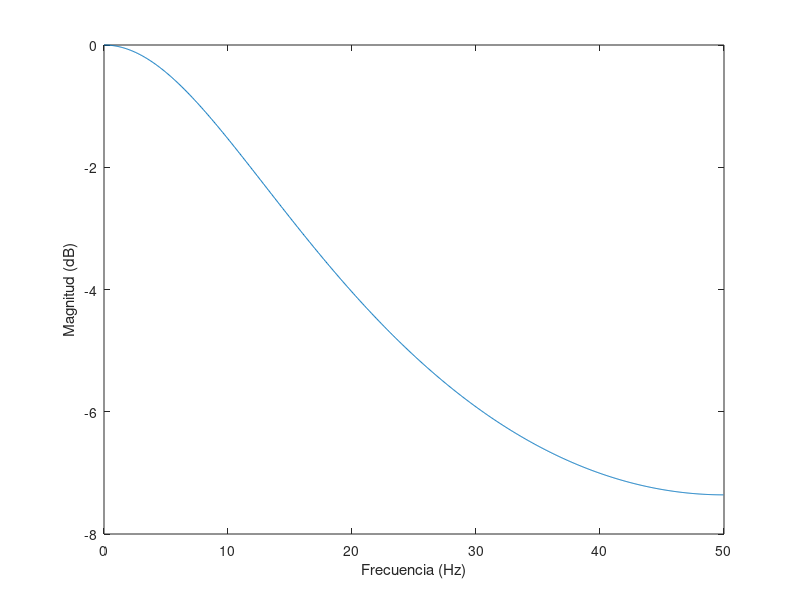

Source code (MATLAB): (Note: this script raises an error after producing the figure.)
		%Acc[0] = LPF_ACC_ALPHA * AccPrev[0] + (1.0f - LPF_ACC_ALPHA) * Acc[0];
alpha = 0.4
b = [1-alpha];
a = [1 -alpha];

[h,f] = freqz(b,a ,1024 , 100);

plot(f, 20*log10(abs(h)))
xlabel('Frecuencia (Hz)')
ylabel('Magnitud (dB)')
%%
syms theta phi psi

Rx = [1         0                0    ;
      0         cos(phi)    -sin(phi) ;
      0         sin(phi)     cos(phi) ];
  
Ry = [cos(theta)    0       sin(theta);
      0             1           0     ;
     -sin(theta)    0       cos(theta)];
  
Rz = [cos(psi)   -sin(psi)      0     ;
      sin(psi)    cos(psi)      0     ;
        0           0           1    ];
 
R = (Rz*Ry*Rx)



%%

function  angles = ImuImplementation(freqInput,AccMatrix,GyroMatrix)
%#codegen
FUSE = imufilter('SampleRate',freqInput, 'OrientationFormat','Rotation matrix');
rotm = FUSE(AccMatrix,GyroMatrix);
angles = rotm2eul(rotm)*180/pi;
end



